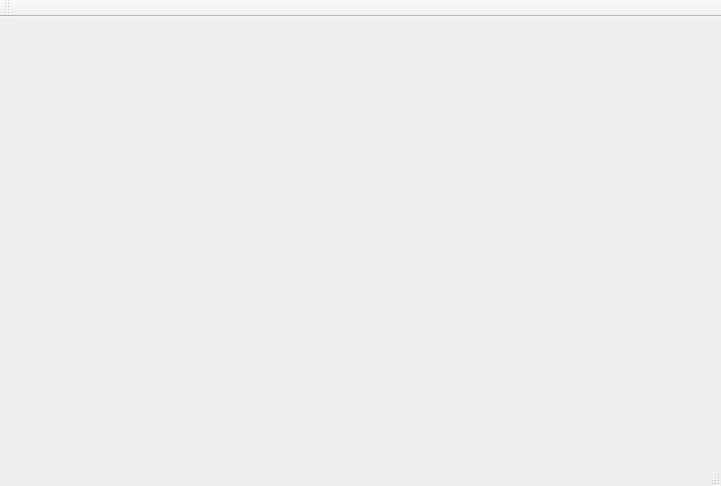
<?xml version="1.0" encoding="UTF-8"?>
<ui version="4.0">
 <class>MainWindow</class>
 <widget class="QMainWindow" name="MainWindow">
  <property name="geometry">
   <rect>
    <x>0</x>
    <y>0</y>
    <width>721</width>
    <height>486</height>
   </rect>
  </property>
  <property name="windowTitle">
   <string>通用客户端</string>
  </property>
  <widget class="QWidget" name="centralWidget">
   <widget class="QWidget" name="gridLayoutWidget">
    <property name="geometry">
     <rect>
      <x>190</x>
      <y>120</y>
      <width>160</width>
      <height>80</height>
     </rect>
    </property>
    <layout class="QGridLayout" name="gridLayout"/>
   </widget>
  </widget>
  <widget class="QMenuBar" name="menuBar">
   <property name="geometry">
    <rect>
     <x>0</x>
     <y>0</y>
     <width>721</width>
     <height>19</height>
    </rect>
   </property>
  </widget>
  <widget class="QToolBar" name="mainToolBar">
   <attribute name="toolBarArea">
    <enum>TopToolBarArea</enum>
   </attribute>
   <attribute name="toolBarBreak">
    <bool>false</bool>
   </attribute>
  </widget>
  <widget class="QStatusBar" name="statusBar"/>
 </widget>
 <layoutdefault spacing="6" margin="11"/>
 <resources/>
 <connections/>
</ui>
